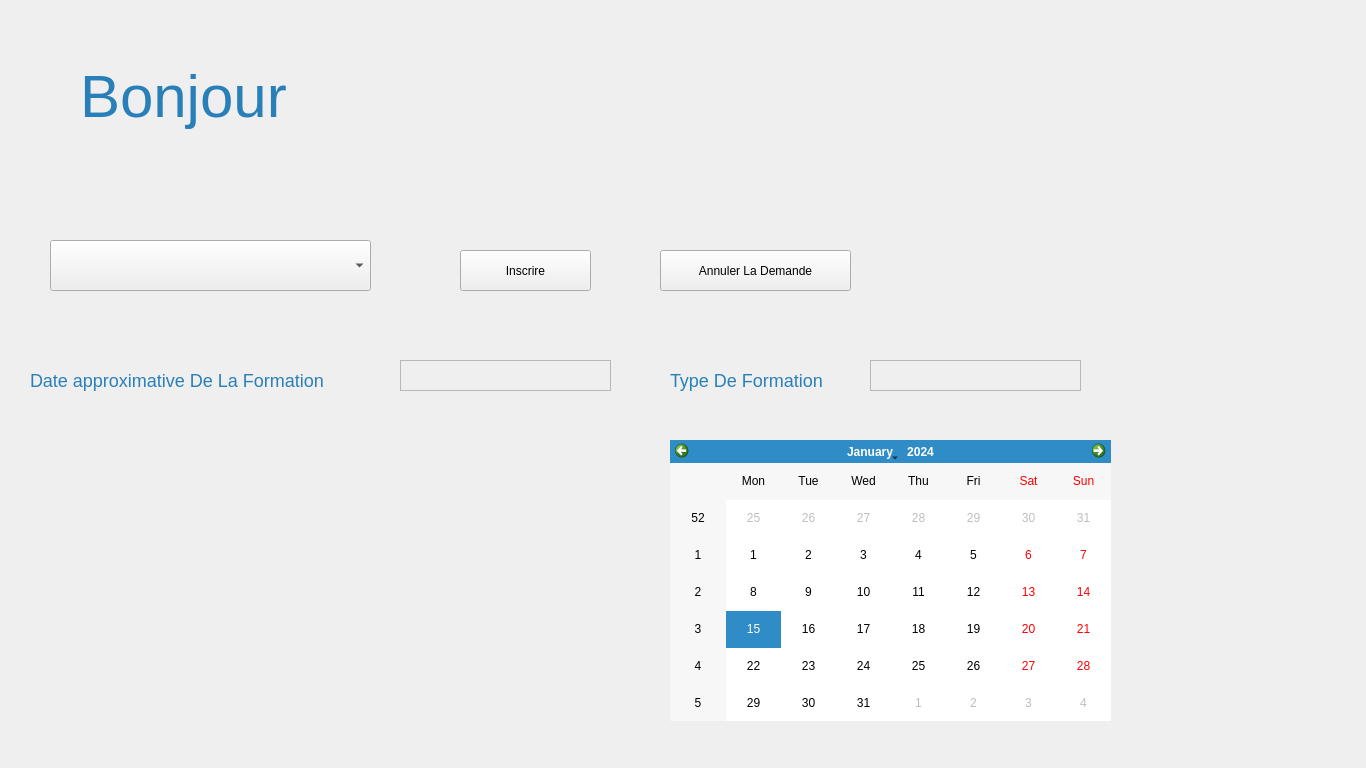
<?xml version="1.0" encoding="UTF-8"?>
<ui version="4.0">
 <class>a_menu</class>
 <widget class="QMainWindow" name="a_menu">
  <property name="geometry">
   <rect>
    <x>0</x>
    <y>0</y>
    <width>1366</width>
    <height>768</height>
   </rect>
  </property>
  <property name="windowTitle">
   <string>MainWindow</string>
  </property>
  <widget class="QWidget" name="centralwidget">
   <widget class="QLabel" name="bg">
    <property name="geometry">
     <rect>
      <x>0</x>
      <y>0</y>
      <width>1366</width>
      <height>768</height>
     </rect>
    </property>
    <property name="text">
     <string/>
    </property>
    <property name="pixmap">
     <pixmap resource="ressource.qrc">:/new/prefix1/img/Menu.jpg</pixmap>
    </property>
   </widget>
   <widget class="QLabel" name="img">
    <property name="geometry">
     <rect>
      <x>1060</x>
      <y>20</y>
      <width>283</width>
      <height>315</height>
     </rect>
    </property>
    <property name="text">
     <string/>
    </property>
   </widget>
   <widget class="QLabel" name="nom_e">
    <property name="geometry">
     <rect>
      <x>390</x>
      <y>45</y>
      <width>651</width>
      <height>101</height>
     </rect>
    </property>
    <property name="styleSheet">
     <string notr="true">  font-family: &quot;Moon&quot;, Helvetica, Arial, sans-serif;
  font-size: 60px;
  color: #e74c3c;</string>
    </property>
    <property name="text">
     <string/>
    </property>
   </widget>
   <widget class="QLabel" name="bjr">
    <property name="geometry">
     <rect>
      <x>80</x>
      <y>30</y>
      <width>351</width>
      <height>131</height>
     </rect>
    </property>
    <property name="styleSheet">
     <string notr="true">  font-family: &quot;Moon&quot;, Helvetica, Arial, sans-serif;
  font-size: 60px;
  color: #2980b9;</string>
    </property>
    <property name="text">
     <string>Bonjour</string>
    </property>
   </widget>
   <widget class="QComboBox" name="cb">
    <property name="geometry">
     <rect>
      <x>50</x>
      <y>240</y>
      <width>321</width>
      <height>51</height>
     </rect>
    </property>
   </widget>
   <widget class="QTextEdit" name="date_for">
    <property name="enabled">
     <bool>false</bool>
    </property>
    <property name="geometry">
     <rect>
      <x>400</x>
      <y>360</y>
      <width>211</width>
      <height>31</height>
     </rect>
    </property>
   </widget>
   <widget class="QCalendarWidget" name="calendar">
    <property name="geometry">
     <rect>
      <x>670</x>
      <y>440</y>
      <width>441</width>
      <height>281</height>
     </rect>
    </property>
    <property name="styleSheet">
     <string notr="true">QDateEdit {
min-height:+QString::number(this-&gt;editHeight)&quot;px; &quot;
max-height:&quot;+QString::number(this-&gt;editHeight)+&quot;px; &quot;
min-width:&quot;+QString::number(this-&gt;editWidth)+&quot;px; &quot;
margin: 0px; padding-top: 0x; padding-bottom: 0px; &quot;
color: rgb(90,31,0); background-color: rgb(253, 231, 146);&quot;
}</string>
    </property>
   </widget>
   <widget class="QLabel" name="cata">
    <property name="geometry">
     <rect>
      <x>50</x>
      <y>420</y>
      <width>461</width>
      <height>321</height>
     </rect>
    </property>
    <property name="styleSheet">
     <string notr="true">  font-family: &quot;Moon&quot;, Helvetica, Arial, sans-serif;
  font-size: 24px;
  color: #e74c3c;</string>
    </property>
    <property name="text">
     <string/>
    </property>
   </widget>
   <widget class="QLabel" name="date_deb_txt">
    <property name="geometry">
     <rect>
      <x>30</x>
      <y>360</y>
      <width>371</width>
      <height>41</height>
     </rect>
    </property>
    <property name="styleSheet">
     <string notr="true">  font-family: &quot;Moon&quot;, Helvetica, Arial, sans-serif;
  font-size: 18px;
  color: #2980b9;</string>
    </property>
    <property name="text">
     <string>Date approximative De La Formation</string>
    </property>
   </widget>
   <widget class="QPushButton" name="inscri">
    <property name="geometry">
     <rect>
      <x>460</x>
      <y>250</y>
      <width>131</width>
      <height>41</height>
     </rect>
    </property>
    <property name="text">
     <string>Inscrire</string>
    </property>
   </widget>
   <widget class="QPushButton" name="nn">
    <property name="geometry">
     <rect>
      <x>660</x>
      <y>250</y>
      <width>191</width>
      <height>41</height>
     </rect>
    </property>
    <property name="text">
     <string>Annuler La Demande</string>
    </property>
   </widget>
   <widget class="QTextEdit" name="date_for_2">
    <property name="enabled">
     <bool>false</bool>
    </property>
    <property name="geometry">
     <rect>
      <x>870</x>
      <y>360</y>
      <width>211</width>
      <height>31</height>
     </rect>
    </property>
   </widget>
   <widget class="QLabel" name="date_deb_txt_2">
    <property name="geometry">
     <rect>
      <x>670</x>
      <y>360</y>
      <width>191</width>
      <height>41</height>
     </rect>
    </property>
    <property name="styleSheet">
     <string notr="true">  font-family: &quot;Moon&quot;, Helvetica, Arial, sans-serif;
  font-size: 18px;
  color: #2980b9;</string>
    </property>
    <property name="text">
     <string>Type De Formation</string>
    </property>
   </widget>
   <widget class="QLabel" name="Logout">
    <property name="geometry">
     <rect>
      <x>1200</x>
      <y>600</y>
      <width>181</width>
      <height>171</height>
     </rect>
    </property>
    <property name="text">
     <string/>
    </property>
    <property name="pixmap">
     <pixmap resource="ressource.qrc">:/new/prefix2/img/profilepic/logout.png</pixmap>
    </property>
   </widget>
   <widget class="QPushButton" name="pb">
    <property name="geometry">
     <rect>
      <x>1240</x>
      <y>630</y>
      <width>101</width>
      <height>101</height>
     </rect>
    </property>
    <property name="font">
     <font>
      <pointsize>-1</pointsize>
      <weight>50</weight>
      <bold>false</bold>
     </font>
    </property>
    <property name="toolTip">
     <string notr="true"/>
    </property>
    <property name="styleSheet">
     <string notr="true">padding: 0px 0px;
  font-size: 15px;
  font-weight: normal;
  line-height: 1.4;
  border: none;
  border-radius:4 px;
color: #000000;
  background-color: rgb(0,0,0,0);
  -webkit-transition: border .25s linear, color .25s linear, background-color .25s linear;
          transition: border .25s linear, color .25s linear, background-color .25s linear;</string>
    </property>
    <property name="text">
     <string notr="true"/>
    </property>
    <property name="flat">
     <bool>true</bool>
    </property>
   </widget>
  </widget>
 </widget>
 <resources>
  <include location="ressource.qrc"/>
 </resources>
 <connections/>
</ui>
